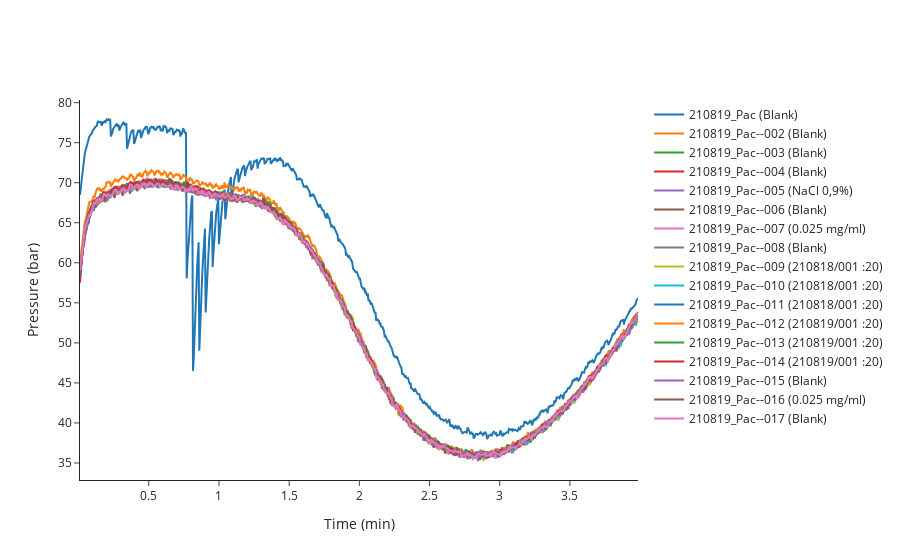
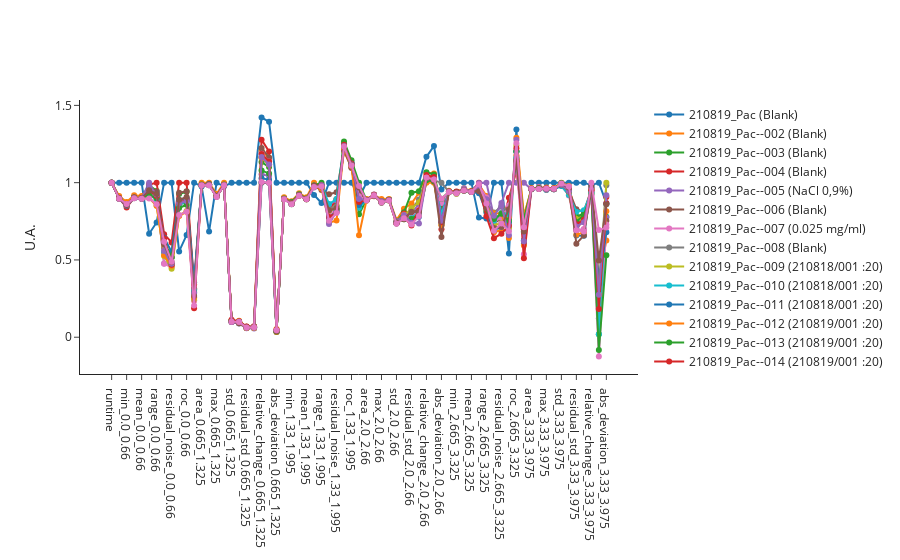
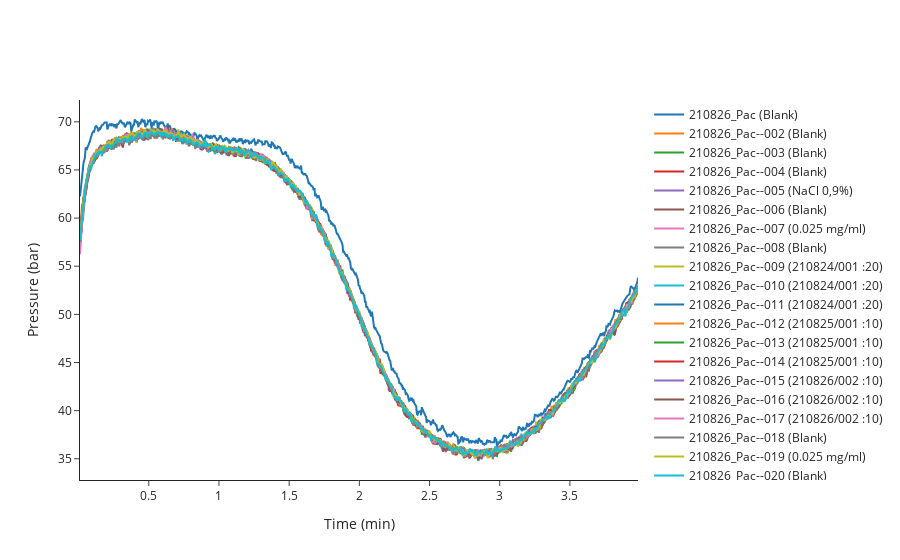
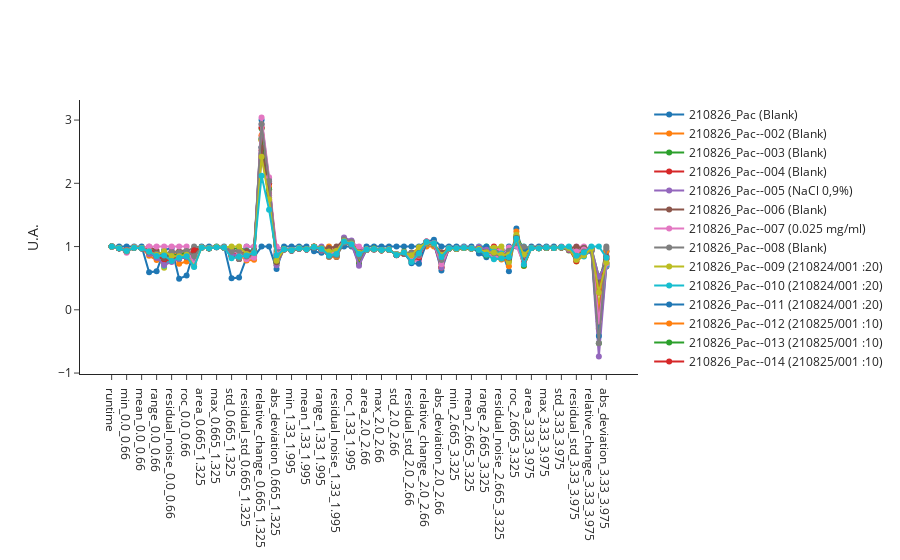

Write notebook code for charts like these, in order.
### Code cell
# new tests sorted by date
for batch in batches:
    batch_date = batch.split(" ")[-2 : ]
    batch_date = " ".join(batch_date)

    if batch_date > date_threshold_min: # search and collect test samples
        date_threshold_min = batch_date 
        
        test_indices = pc.get_batch_indices(batch)
        test_data = pc.get_features(test_indices)
        test_metadata = pc.get_metadata(test_indices)
        
        test_data.to_csv(f"dev/test_features_{batch_date}.csv", index=False)
        test_metadata.to_csv(f"dev/test_metadata_{batch_date}.csv", index=False)
        print(f"Test {batch_date}: size: ", len(test_indices), " indices:", test_indices)

        tests[batch_date] = test_indices

        fig_test=pc.plot_pressure_curves(indices = test_indices)
        fig_test.update_layout(showlegend=False)
        fig_test.write_image(f"dev/figures/fig_test_{batch_date}_curves.png", width=550, height= 350, scale = 3)
        fig_test.update_layout(showlegend=True)
        fig_test.show()

        fig_test_features = pc.plot_features(test_indices)
        fig_test_features.update_layout(showlegend=False)
        fig_test_features.write_image(f"dev/figures/fig_test_{batch_date}_features.png", width=550, height= 350, scale = 3)
        #fig_test_features.update_layout(showlegend=True)
        #fig_test_features.show()

        fig_test_features_raw = pc.plot_features_raw(test_indices)
        fig_test_features_raw.update_layout(showlegend=False)
        fig_test_features_raw.write_image(f"dev/figures/fig_test_{batch_date}_features_raw.png", width=550, height= 350, scale = 3)
        #fig_test_features_raw.update_layout(showlegend=True)
        #fig_test_features_raw.show()
    
    else:
        continue
